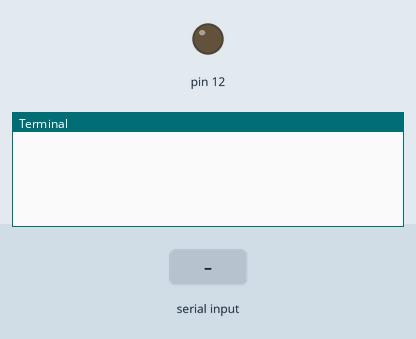
The program below on a simulated Raspberry Pi (header pin numbers). On the bench: output pins drawn as LEDs (lit = HIGH), the last lines printed to the terminal. Inputs (shaded band) come from the test bench.

Above: at 1.2 s.
1.3 s: "y" typed at the terminal, then Enter
At 2.2 s:
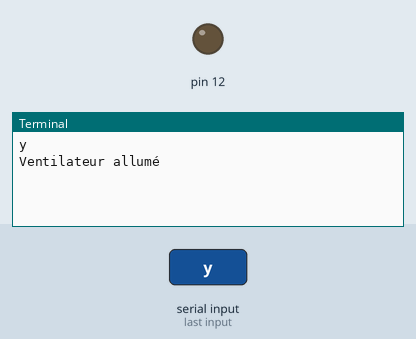
2.8 s: "1" typed at the terminal, then Enter
At 3.4 s:
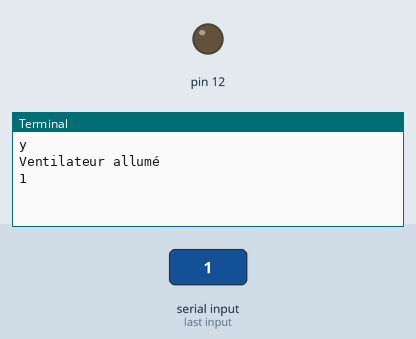

Measured:
- after the input at 1.3 s, the terminal: prints a new line at once (image 1)
- after the input at 2.8 s, the terminal: prints a new line at once (image 2)

The program:

fan.py
```python
import RPi.GPIO as GPIO
import sys
import time

GPIO.setmode(GPIO.BOARD)
GPIO.setup(12, GPIO.OUT)

while True:
    var = input()
    if (var == 'y'):
        GPIO.output(12, GPIO.HIGH)
        print("Ventilateur allumé")
    if (var == "stop"):
        GPIO.cleanup()
        break;
    else:
        GPIO.output(12, GPIO.LOW)
```
